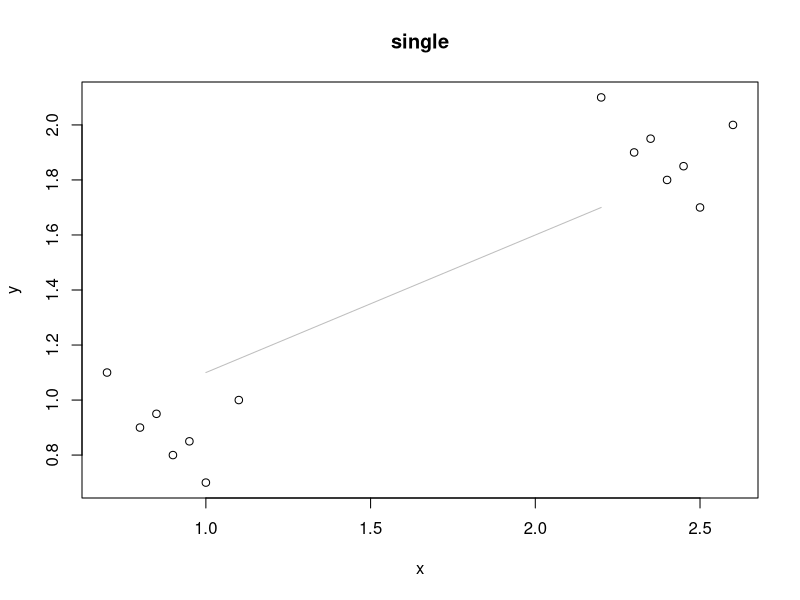
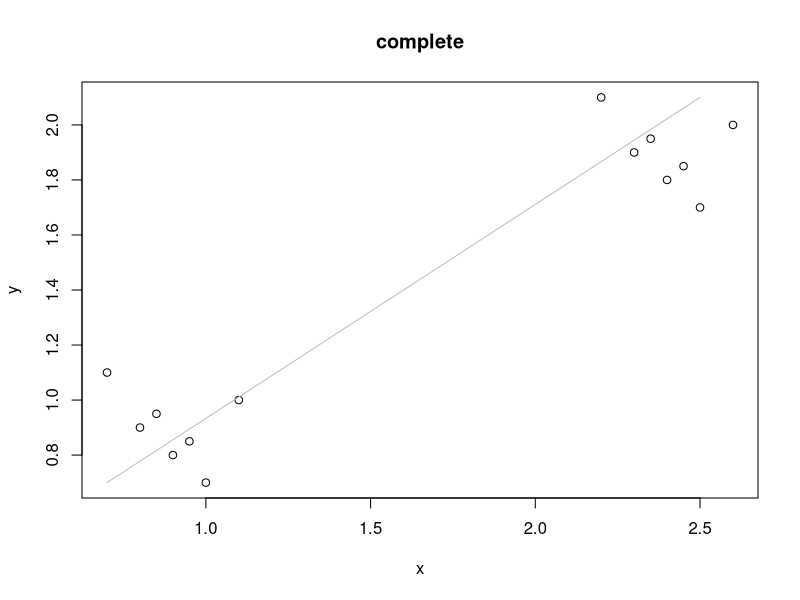
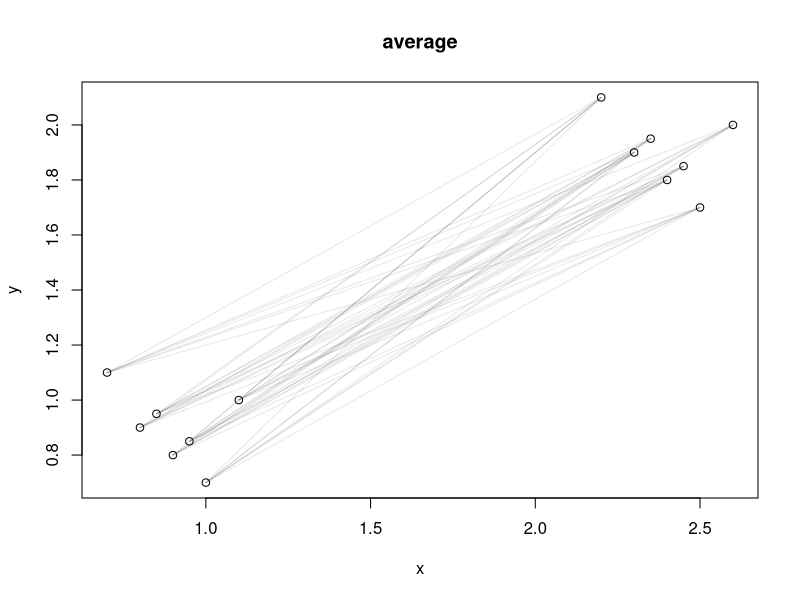

The R source for these figures, in order: (Note: this script raises an error after producing the figures.)
## ---- chunk 1
knitr::opts_chunk$set(echo = TRUE)
## ---- chunk 2
 measure <-
 structure(list(V1 = 1:20, V2 = c(34L, 37L, 38L, 36L, 38L, 43L, 
 40L, 38L, 40L, 41L, 36L, 36L, 34L, 33L, 36L, 37L, 34L, 36L, 38L, 
 35L), V3 = c(30L, 32L, 30L, 33L, 29L, 32L, 33L, 30L, 30L, 32L, 
 24L, 25L, 24L, 22L, 26L, 26L, 25L, 26L, 28L, 23L), V4 = c(32L, 
 37L, 36L, 39L, 33L, 38L, 42L, 40L, 37L, 39L, 35L, 37L, 37L, 34L, 
 38L, 37L, 38L, 37L, 40L, 35L)), .Names = c("V1", "V2", "V3", 
 "V4"), class = "data.frame", row.names = c(NA, -20L))

measure <- measure[,-1]

names(measure) <- c("chest", "waist", "hips")

measure$gender <- gl(2, 10)

levels(measure$gender) <- c("male", "female")
## ---- chunk 3
set.seed(29)

x1 <- c(0.7, 0.8, 0.85, 0.9, 1.1, 1, 0.95)

x <- c(x1, x1 + 1.5)

y1 <- sample(x1)

y <- c(y1, y1 + 1)

plot(x, y, main = "single")

lines(c(1, 0.7 + 1.5), c(1.1, 0.7 + 1), col = "grey")

## ---- chunk 4
set.seed(29)

x1 <- c(0.7, 0.8, 0.85, 0.9, 1.1, 1, 0.95)

x <- c(x1, x1 + 1.5)

y1 <- sample(x1)    

y <- c(y1, y1 + 1)

plot(x, y, main = "complete")

lines(c(0.7, 2.5), c(0.7, 1.1 + 1), col = "grey")

## ---- chunk 5
set.seed(29)

x1 <- c(0.7, 0.8, 0.85, 0.9, 1.1, 1, 0.95)

x <- c(x1, x1 + 1.5)

y1 <- sample(x1)    

y <- c(y1, y1 + 1)

plot(x, y, main = "average")

for (i in 1:7) {
     for (j in 8:14) lines(x[c(i, j)], y[c(i, j)], col = rgb(0.1, 0.1, 0.1, 0.1))
 }
## ---- chunk 6
library(knitr)
include_graphics("E:/HUDM 6122/evolutionary tree.png")
## ---- chunk 7
(dm <- dist(measure[, c("chest", "waist", "hips")]))
## ---- chunk 8
plot(cs <- hclust(dm, method = "single"))

plot(cc <- hclust(dm, method = "complete"))

plot(ca <- hclust(dm, method = "average"))
## ---- chunk 9
body_pc <- princomp(dm, cor = TRUE)

layout(matrix(1:6, nr = 2), height = c(2, 1))

plot(cs <- hclust(dm, method = "single"), main = "Single")

abline(h = 3.8, col = "lightgrey")

xlim <- range(body_pc$scores[,1])

plot(body_pc$scores[,1:2], type = "n", xlim = xlim, ylim = xlim,
      xlab = "PC1", ylab = "PC2")

lab <- cutree(cs, h = 3.8)

text(body_pc$scores[,1:2], labels = lab, cex=0.6)

plot(cc <- hclust(dm, method = "complete"), main = "Complete")

abline(h = 10, col = "lightgrey")

plot(body_pc$scores[,1:2], type = "n", xlim = xlim, ylim = xlim,
      xlab = "PC1", ylab = "PC2")

lab <- cutree(cc, h = 10)  

text(body_pc$scores[,1:2], labels = lab, cex=0.6)     

plot(ca <- hclust(dm, method = "average"), main = "Average")

abline(h = 7.8, col = "lightgrey")

plot(body_pc$scores[,1:2], type = "n", xlim = xlim, ylim = xlim,
      xlab = "PC1", ylab = "PC2")

lab <- cutree(ca, h = 7.8)  
#Uses cutree to cut the dendrogram at the specified height and obtain cluster labels.

text(body_pc$scores[,1:2], labels = lab, cex=0.6)     

## ---- chunk 10
jet <-
 structure(list(V1 = c(82L, 89L, 101L, 107L, 115L, 122L, 127L,
 137L, 147L, 166L, 174L, 175L, 177L, 184L, 187L, 189L, 194L, 197L,
 201L, 204L, 255L, 328L), V2 = c(1.468, 1.605, 2.168, 2.054, 2.467,
 1.294, 2.183, 2.426, 2.607, 4.567, 4.588, 3.618, 5.855, 2.898,
 3.88, 0.455, 8.088, 6.502, 6.081, 7.105, 8.548, 6.321), V3 = c(3.3,
 3.64, 4.87, 4.72, 4.11, 3.75, 3.97, 4.65, 3.84, 4.92, 3.82, 4.32,
 4.53, 4.48, 5.39, 4.99, 4.5, 5.2, 5.65, 5.4, 4.2, 6.45), V4 = c(0.166,
 0.154, 0.177, 0.275, 0.298, 0.15, 0, 0.117, 0.155, 0.138, 0.249,
 0.143, 0.172, 0.178, 0.101, 0.008, 0.251, 0.366, 0.106, 0.089,
 0.222, 0.187), V5 = c(0.1, 0.1, 2.9, 1.1, 1, 0.9, 2.4, 1.8, 2.3,
 3.2, 3.5, 2.8, 2.5, 3, 3, 2.64, 2.7, 2.9, 2.9, 3.2, 2.9, 2),
     V6 = c(0L, 0L, 1L, 0L, 1L, 0L, 1L, 0L, 0L, 1L, 0L, 0L, 1L,
     0L, 1L, 0L, 1L, 1L, 1L, 1L, 0L, 1L)), .Names = c("V1", "V2",
 "V3", "V4", "V5", "V6"), class = "data.frame", row.names = c(NA,
 -22L))                                                   

colnames(jet) <- c("FFD", "SPR", "RGF", "PLF", "SLF", "CAR")

rownames(jet) <- c("FH-1", "FJ-1", "F-86A", "F9F-2", "F-94A", "F3D-1", "F-89A",
                    "XF10F-1", "F9F-6", "F-100A", "F4D-1", "F11F-1",
                    "F-101A", "F3H-2", "F-102A", "F-8A", "F-104B",
                    "F-105B", "YF-107A", "F-106A", "F-4B", "F-111A")

jet$CAR <- factor(jet$CAR, labels = c("no", "yes"))
## ---- chunk 11
X <- scale(jet[, c("SPR", "RGF", "PLF", "SLF")],
            center = FALSE, scale = TRUE) 
#The scale function is used to standardize these columns 
#so that they have a mean of 0 and a standard deviation of 1. 
#Since center is set to FALSE, the mean will not be subtracted 
#(which means the original means of the columns are preserved),
#but because scale is set to TRUE, each column is divided by 
#its standard deviation.

dj <- dist(X)
# The dist function calculates the distance matrix dj for the 
#scaled data X. This distance matrix represents the pairwise 
#distances between the rows of X, calculated using the default 
#Euclidean distance.

#Fig. 6.5. Hierarchical clustering (complete linkage) of jet data.
plot(cc <- hclust(dj), main = "Jets clustering")

cc
## ---- chunk 12
pr <- prcomp(dj)$x[, 1:2]
# Principal components are computed on the distance matrix 
#dj using the prcomp function. The first two principal 
#components are extracted for plotting.

plot(pr, pch = (1:2)[cutree(cc, k = 2)],
     col = c("black", "darkgrey")[jet$CAR], 
     xlim = range(pr) * c(1, 1.5))

legend("topright", col = c("black", "black", 
                            "darkgrey", "darkgrey"), 
        legend = c("1 / no", "2 / no", "1 / yes", "2 / yes"), 
        pch = c(1:2, 1:2), title = "Cluster / CAR", bty = "n")

